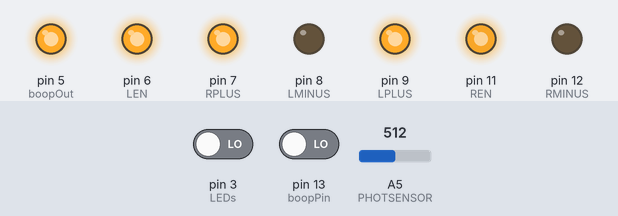
This sketch was run on a simulated Arduino Uno, built with avr-gcc and run on an emulated ATmega328P. On the bench: output pins drawn as LEDs (lit = HIGH). The inputs (shaded band) are chosen by the test bench; at power-on: pin 13 (boopPin) LOW, pin 3 (LEDs) LOW, A5 (PHOTSENSOR) = 512.

Above: at 3.5 s.
3.6 s: pin 13 (boopPin) driven HIGH
At 4.3 s:
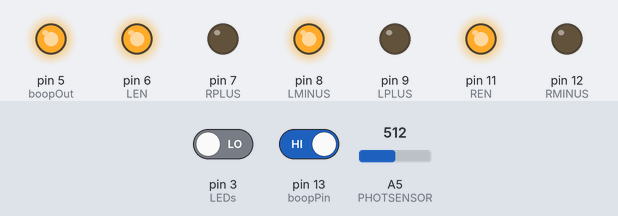
5.1 s: pin 13 (boopPin) driven LOW
At 6.6 s:
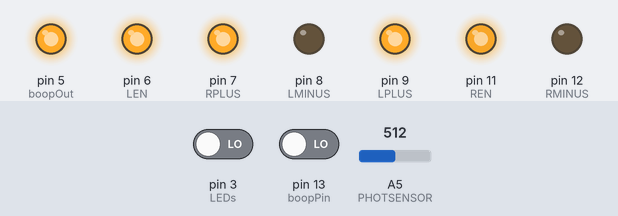
Timing chart, 0 to 8.1 s (numbered marks = the images above; inputs shaded):
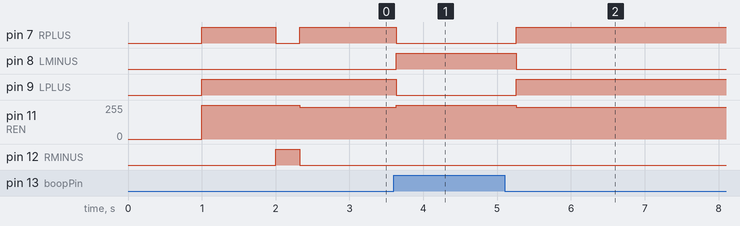

The sketch:

Side.ino
```cpp
#define boopPin 13 //Pin to read the bump sensor value
#define boopOut 5 //Pin to send current to bump sensor
#define returnTime 50000 // Time in ms to return back to base

// Initialization of global variables
int x = 0;
int m = 0;
bool isWhite = true;
long whendidwestart = millis();

void setup() {
  long startTime = millis(); // Set starttime for gold code detection
  bool letsReturn = false; //To return or not to return
  Serial.begin(9600); // initialize Serial
  //Initializes pins
  pinMode(3, INPUT);
  pinMode(boopPin, INPUT);
  pinMode(boopOut, OUTPUT);
  digitalWrite(boopOut, HIGH);
  whendidwestart = millis();
  isWhite = digitalRead(3); //Checks if team is green actually because the LEDs were wired reversely
  initMotors(); //Initializes motor pins
  //initUS();
  setupMove(); //Moves forward and then turns right


}

void loop() {
  workingWithReturn(); // Main function that worked with return

}

void workingWithoutReturn(){// Main function without returning

  while (!(detectGoldCode()) and !(digitalRead(boopPin))) { //While it didnt detect a gold code or didnt bump into anything
    motorControl(255, 240); // Go almost straight slightly towards the right
  }
  if (detectGoldCode() ) { // If it detects a gold code claimed by us
    runAway(); // Turn away
  }
  if (digitalRead(boopPin)) { //If it bumps into something
    halt(); //stop
    while (digitalRead(boopPin)) { //while its bumped
      motorControl(255, -255); //turn about a point with full power.
      delay(400);
    }
  }

}


void workingWithReturn(){

  while (!(detectGoldCode()) and !(digitalRead(boopPin))) {//While it didnt detect a gold code or didnt bump into anything

    motorControl(255, 240); // Go almost straight slightly towards the right
    returnStrat(); // try returning back to base

  }
  if (detectGoldCode() ) {// If it detects a gold code claimed by us

    returnStrat(); // try returning back to base
    runAway(); // Turn away
  }
  if (digitalRead(boopPin)) { //If it bumps into something
    halt(); // stop
    while (digitalRead(boopPin)) { //while its bumped
      motorControl(255, -255); //turn about a point with full power.
      delay(400);
    }
  }

}
```

GoldCodes.ino
```cpp
// Name: Aditya Khant . Worked with Daphne Poon

//Initial constants
#define PHOTSENSOR 19
#define sampLength 31
#define gcLen 31
#define lengthGoldCodes 31
#define numGoldCodes 9
#define returnCor 30

//initialize all variables
unsigned long sampleStart = 0;
int lastdigit = 0;
int rawSamples[sampLength] = {0, 0 , 0 , 0 , 0, 0, 0 , 0 , 0 , 0, 0, 0 , 0 , 0 , 0, 0, 0 , 0 , 0 , 0, 0, 0 , 0 , 0 , 0, 0, 0 , 0 , 0 , 0, 0};
int mainSamples[sampLength] = {0, 0 , 0 , 0 , 0, 0, 0 , 0 , 0 , 0, 0, 0 , 0 , 0 , 0, 0, 0 , 0 , 0 , 0, 0, 0 , 0 , 0 , 0, 0, 0 , 0 , 0 , 0, 0};
int WGC[numGoldCodes][sampLength] =
{ {0, 0, 0, 0, 0, 0, 0, 1, 0, 0, 0, 1, 1, 0, 1, 1, 0, 0, 0, 0, 1, 1, 0, 0, 1, 1, 1, 0, 0, 1, 1},
  {1, 1, 0, 0, 0, 1, 1, 1, 1, 1, 1, 1, 0, 0, 0, 1, 0, 0, 0, 1, 1, 1, 1, 0, 0, 0, 1, 0, 1, 0, 0},
  {0, 1, 0, 0, 0, 0, 1, 1, 0, 1, 0, 0, 0, 0, 1, 0, 1, 1, 1, 1, 1, 1, 0, 1, 0, 1, 0, 1, 1, 1, 0},
  {1, 0, 1, 0, 0, 0, 0, 0, 0, 0, 1, 1, 0, 1, 1, 1, 1, 1, 1, 1, 0, 1, 0, 0, 0, 0, 1, 1, 1, 0, 1},
  {0, 0, 1, 0, 0, 1, 0, 0, 1, 0, 0, 0, 0, 1, 0, 0, 0, 0, 0, 1, 0, 1, 1, 1, 0, 1, 0, 0, 1, 1, 1},
  {1, 1, 1, 0, 0, 0, 1, 0, 0, 1, 1, 0, 1, 1, 1, 0, 0, 0, 0, 0, 0, 1, 0, 1, 1, 0, 0, 0, 0, 0, 0},
  {0, 1, 1, 0, 0, 1, 1, 0, 1, 1, 0, 1, 1, 1, 0, 1, 1, 1, 1, 0, 0, 1, 1, 0, 1, 1, 1, 1, 0, 1, 0},
  {1, 0, 0, 1, 0, 1, 1, 1, 0, 1, 1, 0, 0, 1, 1, 1, 0, 1, 1, 0, 0, 0, 1, 0, 0, 1, 0, 0, 0, 1, 1},
  {0, 0, 0, 1, 0, 0, 1, 1, 1, 1, 0, 1, 0, 1, 0, 0, 1, 0, 0, 0, 0, 0, 0, 1, 0, 0, 1, 1, 0, 0, 1}
};
int returnVal[2] = {0, 0};

int d[sampLength];
int e[sampLength];
int b[sampLength];
int c[sampLength];
int arrayw[numGoldCodes];
int D1, D2;
int lastdigit1, lastdigit2;
int tempWGC[sampLength];
char color = 'w';

int goldCodes[numGoldCodes][gcLen];
int goldcTemp[gcLen];


boolean detectGoldCode() {
  //run all functions
  sampleCollect();
  toBinary();
  correlateR();
  //pnt();
  if (abs(D1) > 30 and D2 < 5) {//If correlation is above 30, and Gold Code is below 5
    if (color == 'w') { //If the color of gold code is white
      if (isWhite) { //If we are team green
        return false; //return false
      } else {
        return true; // return true
      }
    } else if (color == 'g') {//if the color of the gold code is green
      if (isWhite) { // If we are team green
        return true; // return true
      } else {
        return false; // else return false
      }
    } else {
      return false; // else return false
    }
  } else {
    return false; //else return false
  }
}

void sampleCollect() {
  int i = 0; //initialize counter
  sampleStart = micros(); // initialize start time
  while ( i < sampLength) { //loop until i < 31
    if (micros() - sampleStart > 250 * i ) { // tries to find intervals of time that are multiples of 250
      rawSamples[i] = analogRead(PHOTSENSOR); //stores the value of the photosensor in raw Samples
      i++; //increase the counter

    }
  }


}

void toBinary() { //convert the raw values to binary
  //initialize variables
  int average = 0;
  int sum = 0;
  //find the sum
  for (int i = 0; i < sampLength ; i++) {
    sum += rawSamples[i];
  }
  //find the average
  average = sum / (sampLength );
  //if value is below average, set it to 1, else, set it to 0
  for (int i = 0; i < sampLength ; i++) {
    if (rawSamples[i] < average) {
      mainSamples[i] = 1;
    } else {
      mainSamples[i] = 0;
    }

  }
}

void correlateR()
{
  // this takes g and finds the gold code of index g and correlates it with m
  for (int g = 0; g < numGoldCodes; g++)
  {
    for (int i = 0; i < sampLength; i++) // copies gold codes into arrays tempGC and b.
    {
      tempWGC[i] = WGC[g][i];
      b[i] = mainSamples[i];
    }

    for (int i = 0; i < sampLength; i++)
      // run shift() through 31 times.
      // also prints the correlated value each time.
    {
      // sets up an array that is the correlated version of b and tempGC, with tempGC being shifted 31 times.
      d[i] = correlate(b, tempWGC);
      shift();
    }

    // sets the maximum correlated value forcolors with the maximum aboslute value
    arrayw[g] = maximum2(d, sampLength);

  }
  maximum(arrayw, numGoldCodes);
  D1 = returnVal[0] ; // Get the correlation value
  D2 = returnVal[1] + 1; // Get the ID

  if (D1 < 0) { // set the color to green if the value is negative, else set the color to positive
    color = 'g';
  } else {
    color = 'w';
  }

}

void pnt() {
  //Print out all the relevant values
  Serial.print("ID Number: ");
  Serial.println(D2);
  Serial.print("The corresponding correlation: ");
  Serial.println(D1);
  Serial.print("Team color: ");
  //If the color is w print "White" else print "Green"
  if (color == 'w') {
    Serial.println("WHITE");
  }
  else if (color == 'g') {
    Serial.println("GREEN");
  }
  else {
    Serial.println("something went wrong");
  }

}

void shift()
{
  //takes the last digit of the array and saves it
  lastdigit1 = tempWGC[sampLength - 1];

  // shifts everything in the sequence one right
  for (int q = (sampLength - 1); q >= 0; q--)
  {
    tempWGC[q] = tempWGC[q - 1];

  }
  // takes the saved digit and moves it to the first index
  tempWGC[0] = lastdigit1;

}

// takes 2 arrays and correlates them, and then outputs the dot product
int correlate(int j[sampLength], int k[sampLength])
{
  //defines two variables
  // i is iterated
  // val is the value (dot product) which is the sum of all the ...
  // ... dot products of each index under j[i] and k[i]
  int i = 0;
  int val = 0;
  while (i < sampLength) // iterating i 31 times to correlate
  {
    if (j[i] != k[i]) // if the one value DOES NOT equal the other value
    {
      val = val - 1 ; // take away one point
    }
    else // if it does
    {
      val = val + 1 ; // add a point
    }
    i++;
  }

  return val;
}

void maximum(int x[], int y) //finds the value of d with maximum absolute value
{
  // defines variable maxx
  int maxx = 0;
  // loops a

  for (int a = 0; a < y; a++)
  {
    if (abs(x[a]) > abs(maxx)) {
      maxx = x[a];
      returnVal[0] = x[a]; // if it's bigger than the stored maximum value, replace maxx with x[a]
      returnVal[1] = a;
    }

  }

}

int maximum2(int x[], int y) //finds the value of d with maximum absolute value
{
  // defines variable maxx
  int maxx = 0;
  int returnthis = 0;
  // loops a

  for (int a = 0; a < y; a++)
  {
    if (abs(x[a]) > abs(maxx)) {
      maxx = x[a]; // if it's bigger than the stored maximum value, replace maxx with x[a]
      returnthis = a;
    }

  }
  return maxx;
}

//Return Strategy
void returnStrat() {
  if (millis() - whendidwestart > returnTime) {

    if (!isWhite) {
      if (D2 == 2 and abs(D1) > returnCor) {

        while (true) {
          halt();
        }
      }

    } else {
      if (D2 == 4 and abs(D1) > returnCor) {
        while (true) {
          halt();
        }
      }
    }
  }

}
```

Ultrasonic.ino
```cpp
//ULTRASONIC SENSOR CODE - WE DIDNT USE THIS BECAUSE IT DIDNT WORK

//Initialize pins
#define trigpin 5
#define echopin 10

void initUS(){
  pinMode(trigpin, OUTPUT);
  pinMode(echopin, INPUT);
}


float calcDist(){
  //Initial Variables
  float cmVal = 1.0;
  float cmCon = (340.0/10000.0)/2.0;
  float inCon = (1.0/2.54);
  int durationIn = 1;
  //First write low and then write High after 2 microseconds
  digitalWrite(trigpin, LOW);
  delayMicroseconds(2);
  digitalWrite(trigpin, HIGH);
  delayMicroseconds(10);
  digitalWrite(trigpin, LOW);
  //use pulsein to get a reading
  durationIn = pulseIn(echopin, HIGH, 50000);
  //convert reading to cm
  cmVal = cmCon * durationIn;
  //inchVal = cmVal * inCon;
  // Serial.print("Distance in cm: ");
  Serial.println(durationIn);
  return cmVal;
  //Serial.print("Distance in inch: ");
  //Serial.println(inchVal);
}
```

motors.ino
```cpp
//Initialize Pins
#define RPLUS 7
#define RMINUS 12
#define LPLUS 9
#define LMINUS 8
#define LEN 6
#define REN 11

// int powerLevel = 255;

void initMotors(){ // Initialize Motors
  pinMode(RPLUS, OUTPUT);
  pinMode(RMINUS, OUTPUT);
  pinMode(LPLUS, OUTPUT);
  pinMode(LMINUS, OUTPUT);
  pinMode(LEN, OUTPUT);
  pinMode(REN, OUTPUT);
}
void halt(){ //Halt all motors
  analogWrite(LEN, x);
  analogWrite(REN, m);
  digitalWrite(LPLUS, LOW);
  digitalWrite(LMINUS, LOW);
  digitalWrite(RPLUS, LOW);
  digitalWrite(RMINUS, LOW);
}

void forward(){ // Go Forward
  analogWrite(LEN, x);
  analogWrite(REN, m);
  digitalWrite(LPLUS, HIGH);
  digitalWrite(LMINUS, LOW);
  digitalWrite(RPLUS, HIGH);
  digitalWrite(RMINUS, LOW);
}

void backward(){ // Go Backwards
  analogWrite(LEN, 225);
  analogWrite(REN, 225);
  digitalWrite(LPLUS, LOW);
  digitalWrite(LMINUS, HIGH);
  digitalWrite(RPLUS, LOW);
  digitalWrite(RMINUS, HIGH);
}

void turnL(){ //Turn Left
  analogWrite(LEN, x);
  analogWrite(REN, m);
  digitalWrite(LPLUS, LOW);
  digitalWrite(LMINUS, HIGH);
  digitalWrite(RPLUS, HIGH);
  digitalWrite(RMINUS, LOW);
}

void turnR(){ //turn Right
  analogWrite(LEN, 255);
  analogWrite(REN, 255);
  digitalWrite(LPLUS, HIGH);
  digitalWrite(LMINUS, LOW);
  digitalWrite(RPLUS, LOW);
  digitalWrite(RMINUS, HIGH);
}

void motorControl(int y, int z){ //Custom motor control to control each individual motor
  if (y > 0){ // if y is positive
  analogWrite(LEN, y); // Write power to Left
  //Go forward
  digitalWrite(LPLUS, HIGH);
  digitalWrite(LMINUS, LOW);

  } else {
  analogWrite(LEN, abs(y));//Write abs power to Left
  //Go back
  digitalWrite(LPLUS, LOW);
  digitalWrite(LMINUS, HIGH);

  }

  if (z > 0){ //if z is positive
  analogWrite(REN, z);// Write power to Z
  //Right go forward
  digitalWrite(RPLUS, HIGH);
  digitalWrite(RMINUS, LOW);

  } else {
    analogWrite(REN, abs(y)); //write abs power to Right
  //Left go forward. While this was a coding error, fixing it worsened our robot.
  digitalWrite(LPLUS, LOW);
  digitalWrite(LMINUS, HIGH);

  }
}

void setPowerLevel(int pwr){ // Motor Power Library
  x = pwr;
  m = x * 0.75;
}

void runAway(){ //Stop, turn left, run into the wall
  halt();
  motorControl(0, 255);
  delay(450);
  motorControl(255, 200);
  delay(1500);
  halt();

}

void setupMove(){// Wait for 1s go straight, and then turn Right into the wall
  delay(1000);
  motorControl(255, 255);
  delay(1000);
  turnR();
  delay(300);

}
```

sensors.ino
```cpp
// NOTE: NOT USED FOR SIDE ROBOT

#define DISTSENSOR 14
#define REFLSENSOR 18
#define CREFLSENSOR 16


// values of reflectance for arena
int rblack = 323;
int rwhite = 52;
int rred = 65;
int rblue = 230;

int dist;
int phot;
int refl;

void testSensors() {//Outputs value for refl sensor

  pinMode(REFLSENSOR, INPUT);

  refl = analogRead(REFLSENSOR-14);

  Serial.print("Reflectance: ");Serial.println(refl);

  delay(1500);
}

void fwd(){ //go forward
  pinMode(REFLSENSOR, INPUT);
  setPowerLevel(90);
  while(analogRead(REFLSENSOR-14) < 300){
     forward();
  }
  halt();
}

void initialturn(){//First turn while line following
  pinMode(REFLSENSOR, INPUT);
  while(analogRead(REFLSENSOR-14) > 300){
    turnR();
  }
  halt();

}
void turnonblack(){ //turn right on black
  pinMode(REFLSENSOR, INPUT);
  while(analogRead(REFLSENSOR-14) > 300){
    motorControl(140,70);
  }
  halt();

}

void turnonwhite(){ // turn left on white
  pinMode(REFLSENSOR, INPUT);
  while(analogRead(REFLSENSOR-14) < 300){
     motorControl(70,140);
  }
  halt();

}
```

Measured:
- after the input at 3.6 s, pin 7 (RPLUS), pin 9 (LPLUS): HIGH → LOW at once; pin 8 (LMINUS): LOW → HIGH at once; pin 11 (REN): 240/255 → 255/255 at once
- after the input at 5.1 s, pin 7 (RPLUS), pin 9 (LPLUS): LOW → HIGH after 0.16 s; pin 8 (LMINUS): HIGH → LOW after 0.16 s; pin 11 (REN): 255/255 → 240/255 after 0.16 s
